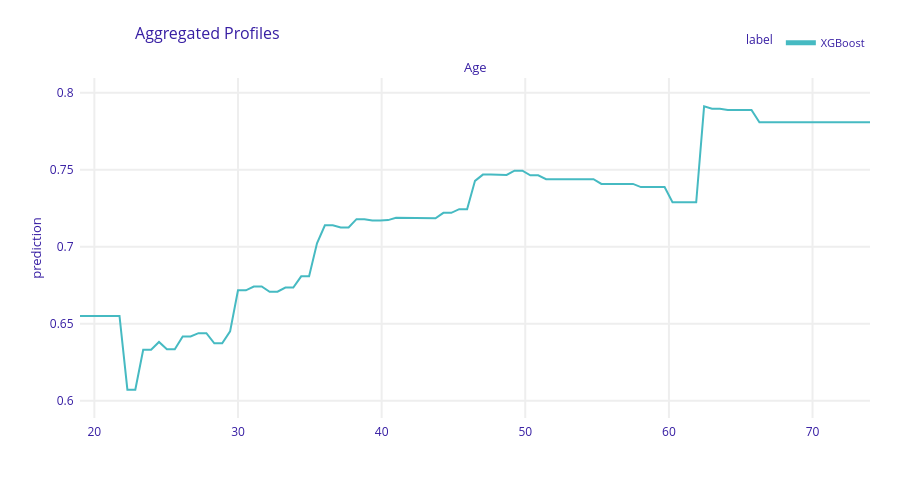

Notebook cell for this chart:
### Code cell
explainer.model_profile(variables=["Age"]).plot()

### Figure 1 — Plotly figure (JSON) as saved in the notebook; plotly's stock layout.template omitted (floating-point values rounded to 4 significant figures; data arrays with more than 128 entries replaced by an {"elided": "..."} marker saying what was removed)
{"data": [{"customdata": {"elided": "101x3 mixed values"}, "hovertemplate": "<b>%{hovertext}</b><br><br>prediction=%{y:.3f}<br>mean_prediction=%{customdata[0]:.3f}<extra></extra>", "hovertext": ["XGBoost", "XGBoost", "XGBoost", "XGBoost", "XGBoost", "XGBoost", "XGBoost", "XGBoost", "XGBoost", "XGBoost", "XGBoost", "XGBoost", "XGBoost", "XGBoost", "XGBoost", "XGBoost", "XGBoost", "XGBoost", "XGBoost", "XGBoost", "XGBoost", "XGBoost", "XGBoost", "XGBoost", "XGBoost", "XGBoost", "XGBoost", "XGBoost", "XGBoost", "XGBoost", "XGBoost", "XGBoost", "XGBoost", "XGBoost", "XGBoost", "XGBoost", "XGBoost", "XGBoost", "XGBoost", "XGBoost", "XGBoost", "XGBoost", "XGBoost", "XGBoost", "XGBoost", "XGBoost", "XGBoost", "XGBoost", "XGBoost", "XGBoost", "XGBoost", "XGBoost", "XGBoost", "XGBoost", "XGBoost", "XGBoost", "XGBoost", "XGBoost", "XGBoost", "XGBoost", "XGBoost", "XGBoost", "XGBoost", "XGBoost", "XGBoost", "XGBoost", "XGBoost", "XGBoost", "XGBoost", "XGBoost", "XGBoost", "XGBoost", "XGBoost", "XGBoost", "XGBoost", "XGBoost", "XGBoost", "XGBoost", "XGBoost", "XGBoost", "XGBoost", "XGBoost", "XGBoost", "XGBoost", "XGBoost", "XGBoost", "XGBoost", "XGBoost", "XGBoost", "XGBoost", "XGBoost", "XGBoost", "XGBoost", "XGBoost", "XGBoost", "XGBoost", "XGBoost", "XGBoost", "XGBoost", "XGBoost", "XGBoost"], "legendgroup": "XGBoost", "line": {"color": "#46bac2", "dash": "solid", "width": 2}, "marker": {"symbol": "circle"}, "mode": "lines", "name": "XGBoost", "opacity": 1, "orientation": "v", "showlegend": true, "type": "scatter", "x": [19.0, 19.55, 20.1, 20.65, 21.2, 21.75, 22.3, 22.85, 23.4, 23.95, 24.5, 25.05, 25.6, 26.15, 26.7, 27.25, 27.8, 28.35, 28.9, 29.45, 30.0, 30.55, 31.1, 31.65, 32.2, 32.75, 33.3, 33.85, 34.4, 34.95, 35.5, 36.05, 36.6, 37.15, 37.7, 38.25, 38.8, 39.35, 39.9, 40.45, 41.0, 41.55, 42.1, 42.65, 43.2, 43.75, 44.3, 44.85, 45.4, 45.95, 46.5, 47.05, 47.6, 48.15, 48.7, 49.25, 49.8, 50.35, 50.9, 51.45, 52.0, 52.55, 53.1, 53.65, 54.2, 54.75, 55.3, 55.85, 56.4, 56.95, 57.5, 58.05, 58.6, 59.15, 59.7, 60.25, 60.8, 61.35, 61.9, 62.45, 63.0, 63.55, 64.1, 64.65, 65.2, 65.75, 66.3, 66.85, 67.4, 67.95, 68.5, 69.05, 69.6, 70.15, 70.7, 71.25, 71.8, 72.35, 72.9, 73.45, 74.0], "xaxis": "x", "y": [0.655, 0.655, 0.655, 0.655, 0.655, 0.655, 0.6071, 0.6071, 0.6331, 0.6331, 0.6381, 0.6334, 0.6334, 0.6417, 0.6417, 0.6438, 0.6438, 0.6372, 0.6372, 0.645, 0.6717, 0.6717, 0.6741, 0.6741, 0.6708, 0.6708, 0.6734, 0.6734, 0.6808, 0.6808, 0.7022, 0.714, 0.714, 0.7125, 0.7125, 0.7179, 0.7179, 0.717, 0.717, 0.7173, 0.7188, 0.7188, 0.7187, 0.7187, 0.7185, 0.7185, 0.722, 0.722, 0.7244, 0.7244, 0.7428, 0.7469, 0.7469, 0.7467, 0.7467, 0.7494, 0.7494, 0.7464, 0.7464, 0.7439, 0.7439, 0.7439, 0.7439, 0.7439, 0.7439, 0.7439, 0.7408, 0.7408, 0.7408, 0.7408, 0.7408, 0.7388, 0.7388, 0.7388, 0.7388, 0.7289, 0.7289, 0.7289, 0.7289, 0.7912, 0.7896, 0.7896, 0.7889, 0.7889, 0.7889, 0.7889, 0.7809, 0.7809, 0.7809, 0.7809, 0.7809, 0.7809, 0.7809, 0.7809, 0.7809, 0.7809, 0.7809, 0.7809, 0.7809, 0.7809, 0.7809], "yaxis": "y"}], "layout": {"annotations": [{"font": {"size": 13}, "showarrow": false, "text": "Age", "x": 0.5, "xanchor": "center", "xref": "paper", "y": 1, "yanchor": "bottom", "yref": "paper"}, {"font": {"size": 13}, "showarrow": false, "text": "prediction", "textangle": -90, "x": -0.07, "xref": "paper", "y": 0.5, "yref": "paper"}], "font": {"color": "#371ea3"}, "height": 489, "hovermode": "x unified", "legend": {"font": {"size": 11}, "itemsizing": "constant", "orientation": "h", "title": {"font": {"size": 12}, "text": "label"}, "tracegroupgap": 0, "x": 1, "xanchor": "right", "y": 1.061, "yanchor": "bottom"}, "margin": {"b": 71, "r": 30, "t": 78}, "title": {"font": {"size": 16}, "text": "Aggregated Profiles", "x": 0.15}, "xaxis": {"anchor": "y", "automargin": true, "domain": [0, 1], "fixedrange": true, "gridwidth": 2, "showticklabels": true, "tickcolor": "white", "ticklen": 3, "ticks": "outside", "title": {"text": ""}, "type": "linear", "zeroline": false}, "yaxis": {"anchor": "x", "automargin": true, "domain": [0, 1], "fixedrange": true, "gridwidth": 2, "range": [0.5887, 0.8096], "tickcolor": "white", "ticklen": 3, "ticks": "outside", "title": {"text": ""}, "type": "linear", "zeroline": false}}}
